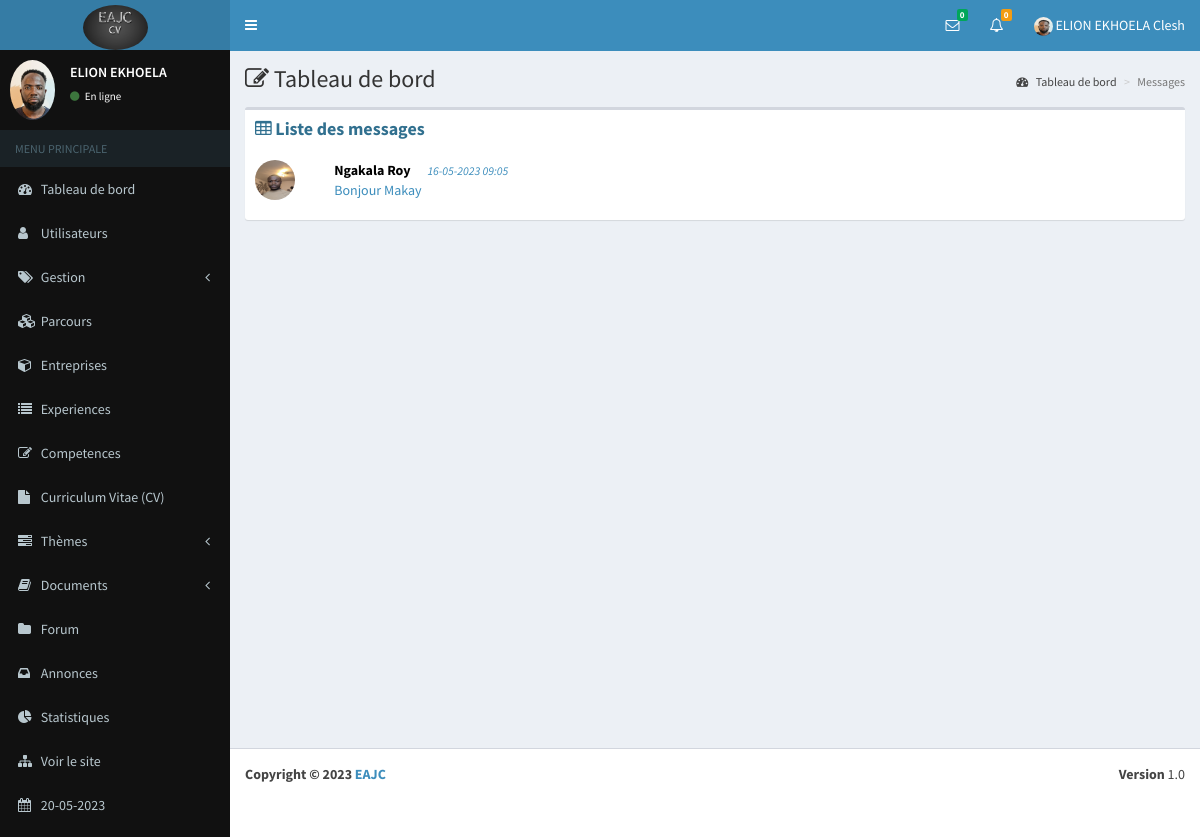
/eab/messages (signed in), run on the app's committed database.
### eab/models.py (models this page shows, shortened)
class Parametre(models.Model):
    appname=models.CharField(max_length=100)
    appeditor=models.CharField(max_length=200)
    phone=models.CharField(max_length=200, null=True)
    email=models.CharField(max_length=200, null=True)
    version=models.CharField(max_length=10, null=True)
    devise=models.CharField(max_length=10, null=True)
    COLORS=[
        ('primary','primary'),
        ('info','info'),
        ('success','success'),
        ('danger','danger'),
        ('secondary','secondary'),
        ('dark','dark'),
    ]
    theme=models.CharField(max_length=200, null=True, choices=COLORS)
    logo=models.ImageField(upload_to="media", null=True, blank=True)
    width_logo=models.CharField(max_length=3, null=True)
    height_logo=models.TextField(max_length=3, null=True)

class Profile(models.Model):
    user=models.OneToOneField(User, on_delete=models.CASCADE)
    phone=models.CharField(max_length=100)
    address=models.TextField()
    photo=models.ImageField(upload_to="media", null=True, blank=True)
    SEX=[
        ('Masculin','Masculin'),
        ('Feminin','Feminin')
    ]
    gender=models.CharField(max_length=100, null=True, choices=SEX)
    droitmes=models.BooleanField(default=False, null=True)
    status=models.BooleanField(default=False, null=True)
    apropos=models.TextField(null=True)
    profession=models.CharField(max_length=50, null=True)
    VARIABLE=[
        ('Visible','Visible'),
        ('Invisible','Invisible')
    ]
    vform=models.CharField(max_length=100, null=True, choices=VARIABLE, default="Visible")
    vep=models.CharField(max_length=100, null=True, choices=VARIABLE)
    vcomp=models.CharField(max_length=100, null=True, choices=VARIABLE)
    vaform=models.CharField(max_length=100, null=True, choices=VARIABLE)
    priority=models.BooleanField(null=True,default=False)

class Contact(models.Model):
    name=models.CharField(max_length=100)
    email=models.EmailField()
    subject=models.TextField()
    message=models.TextField(null=True)
    datecontact=models.DateTimeField(null=True, blank=True, auto_now_add=True)
    statut=models.IntegerField(null=True)
    codes=models.CharField(max_length=300, null=True)
    status=models.IntegerField(null=True)
    statutdel=models.IntegerField(null=True, default=0)

### eab/views.py (the view, shortened to what this page needs)
# urls.py: path("messages", messag, name="contact/messages"),
@login_required(login_url='connection/login')
def messag(request):
    date=datetime.datetime.now()
    liste_contacts=Contact.objects.filter(statut=0, status=1)
    for contact in liste_contacts:
        diccode=eval(contact.codes)
        if diccode["user1"]==request.user.id:
            cont=contact
            cont.statut=1
            cont.save()
    contacts=Contact.objects.filter(status=1).order_by("-id")
    tabMessage=[]
    tabIdUser=[]
    for contact in contacts:
        if contact.statut==1:
            diccod=eval(contact.codes)
        if contact.statut==0:
            diccod=eval(contact.codes)
            if diccod["user2"]==request.user.id:
                if contact.statutdel == 0 or contact.statutdel == 2:
                    dic={}
                    try:
                        user=User.objects.get(id=diccod["user1"])
                    except:
                        user=None
                    if user is not None:
                        dic["id"]=user.id
                        dic["user"]=user
                        dic["message"]=contact.message
                        dic["datecontact"]=contact.datecontact
                        dic["statut"]=contact.statut
                        dic["status"]=0
                        tabIdUser.append(user.id)
                        tabMessage.append(dic)
    tab=[]
    for i in tabIdUser:
        if i not in tab:
            tab.append(i)
    dic={}
    for i in tab:
        nombre=0
        for k in tabIdUser:
            if i==k:
                nombre=nombre+1
        dic[i]=nombre
    tabMessages=[]
    tabs=[]
    for i,v in dic.items():
        for cont in tabMessage:
            if cont["id"]==i:
                if i not in tabs:
                    tabMessages.append(cont)
                    cont["nombre"]=v
                    tabs.append(i)
    liste_contacts=Contact.objects.filter(statut=2, status=1).order_by("-id")
    tabMessage2=[]
    tabIdUser2=[]
    for contact in liste_contacts:
        diccode=eval(contact.codes)
        if diccode["user1"]==request.user.id:
            if contact.statutdel == 0 or contact.statutdel == 1:
                dic={}
                try:
                    user=User.objects.get(id=diccode["user2"])
                except:
                    user=None
        if diccode["user2"]==request.user.id:
            if contact.statutdel == 0 or contact.statutdel == 2:
                dic={}
                try:
                    user=User.objects.get(id=diccode["user1"])
                except:
                    user=None
    tab2=[]
    for i in tabIdUser2:
        if i not in tab2:
            tab2.append(i)
    tb=[]
    for mes in tabMessages:
        tb.append(mes["id"])
    tab0=[]
    for k in tab2:
        if k not in tb:
           tab0.append(k)
    tabMessages2=[]
    tabs2=[]
    for i in tab0:
        for cont in tabMessage2:
            if cont["id"]==i:
                if i not in tabs2:
                    tabMessages2.append(cont)
                    tabs2.append(i)
    """tabMessageOrdonnee=[]
    for message in tabMessages:
        tabMessageOrdonnee.append(message)

    for message in tabMessages2:
        tabMessageOrdonnee.append(message)"""
    context={
        "contacts":tabMessages,
        "contacts2":tabMessages2,
        "countanswer":nbnew_answer(request),
        "count":nbnew_message(request),
        "users":new_message(request),
        "parametre":parametre(),
        "date":date
    }
    return render(request, "contact/messages.html", context)

### eab/views.py (called while the page is built, shortened)
def parametre():
    try:
        parametre=Parametre.objects.all()[0]
    except Exception as e:
        parametre=None
    if parametre == None :
        return redirect("maintenance")
    else:
        return parametre

def new_message( request):
    contacts=Contact.objects.filter(statut=0, status=1).order_by("-id")
    tabUsers=[]
    tabIdUser=[]
    for contact in contacts:
        diccode=eval(contact.codes)
    tab=[]
    for i in tabIdUser:
        if i not in tab:
            tab.append(i)
    dic={}
    for i in tab:
        nombre=0
        for k in tabIdUser:
            if i==k:
                nombre=nombre+1
        dic[i]=nombre
    tabMessages=[]
    tabs=[]
    return tabMessages

def nbnew_message(request):
    contacts=Contact.objects.filter(statut=0, status=1).order_by("-id")
    count=0
    for contact in contacts:
        diccode=eval(contact.codes)
        if int(diccode["user1"])==request.user.id:
            count=count+1
    return count

def nbnew_answer(request):
    questions=Question.objects.filter(user_id=request.user.id)
    number=0
    for question in questions:
        answers=Answer.objects.filter(question_id=question.id, status=0)
        for answer in answers:
            if answer.user_id != request.user.id:
                number+=1
    return number

### eab/templates/contact/messages.html (shortened to what this page needs)
{% extends 'global/base.html' %}
{% block content %}
{% load static %}
<div class="content-wrapper">
    <section class="content-header">
      <h1>
        <i class="fa fa-edit"></i> Tableau de bord
      </h1>
      <ol class="breadcrumb">
        <li><a href="{% url 'dashboard' %}"><i class="fa fa-dashboard"></i> Tableau de bord</a></li>
        <li class="active">Messages</li>
      </ol>
    </section>
    <section class="content">
      <div class="row">
        <div class="col-xs-12">
            <div class="box">
                <div class="box-header">
                  <h3 class="box-title text-info"><i class="fa fa-table"></i> <b>Liste des messages</b> </h3>
                </div>
                <div class="box-body">
                    <div class="text-black">
                        {% for contact in contacts %}
                        <a href="{% url 'contact/detmes' contact.id %}" style="text-decoration: none">
                        <div class="row">
                            <div class="col-md-1 col-xs-2">
                                {% if contact.user.profile.photo %}
                                    <img class="img-circle img-fluid" width="40px" height="40px" src="{{ contact.user.profile.photo.url }}">
                                {% else %}
                                    <img class="img-circle img-fluid" width="40px" height="40px" src="{% static 'dist/img/user.png' %}">
                                {% endif %}
                            </div>
                            <div class="col-md-11 col-xs-10">
                                    <span style=" color: black;"><b>{{ contact.user.last_name }} {{ contact.user.first_name }}</b></span>&nbsp;&nbsp;&nbsp;&nbsp;&nbsp;&nbsp;<small align="right"><i>{{ contact.datecontact|date:"d-m-Y h:m" }}</i></small>
                                    {% if contact.statut == 0 %}
                                    <p> {{ contact.message|truncatewords:20 }}</p>
                                    {% endif %}
                            </div>
                        </div>
                        </a>
                        {% endfor %}
                    </div>
                </div>
            </div>
        </div>
    </section>
</div>
{% endblock %}

### eab/templates/global/navbar.html (shortened to what this page needs)
{% load static %}
<header class="main-header">
    <a href="{% url 'dashboard' %}" class="logo">
        {% if parametre.logo %}
        <img class="img-circle" src="{{ parametre.logo.url }}" width="{{ parametre.width_logo }}" height="{{ parametre.height_logo }}" alt="EAJC">
        {% else %}
        <h3><b>EAJC</b></h3>
        {% endif %}
    </a>
    <nav class="navbar navbar-static-top" role="navigation">
      <a href="#" class="sidebar-toggle" data-toggle="offcanvas" role="button">
      </a>
      <div class="navbar-custom-menu">
        <ul class="nav navbar-nav">
          <li class="dropdown messages-menu">
            <a href="#" class="dropdown-toggle" data-toggle="dropdown">
              <i class="fa fa-envelope-o"></i>
              <span class="label label-success">{{ count }}</span>
            </a>
          </li>
          <li class="dropdown notifications-menu">
            <a href="#" class="dropdown-toggle" data-toggle="dropdown">
              <i class="fa fa-bell-o"></i>
              <span class="label label-warning">{{ countanswer }}</span>
            </a>
          </li>
          <li class="dropdown user user-menu">
            <a href="#" class="dropdown-toggle" data-toggle="dropdown">
                {% if request.user.profile.photo %}
                <img class="img-circle" width="19" height="19" src="{{ request.user.profile.photo.url }}" alt="...">
                {% else %}
                <img class="img-circle" width="19" height="19" src="{% static 'dist/img/user.png' %}" alt="...">
                {% endif %}
              <span class="hidden-xs">{{ user.last_name }} {{ user.first_name }}</span>
            </a>
          </li>
        </ul>
      </div>
    </nav>
  </header>

### eab/templates/global/_nav.html (shortened to what this page needs)
{% load static %}
<aside class="main-sidebar bg-black">
    <section class="sidebar">
      <div class="user-panel">
        <div class="pull-left image">
            {% if request.user.profile.photo %}
            <img class="img-circle" src="{{ request.user.profile.photo.url }}" alt="...">
            {% else %}
            <img class="img-circle" width="60" height="50" src="{% static 'dist/img/user.png' %}" alt="...">
            {% endif %}
        </div>
        <div class="pull-left info">
          <p>{{ user.last_name }}</p>
          <a href="{% url 'users/profile' %}"><i class="fa fa-circle text-success"></i> En ligne</a>
        </div>
      </div>
      <ul class="sidebar-menu">
        <li class="header">MENU PRINCIPALE</li>
        <li><a href="{% url 'dashboard' %}"><i class="fa fa-dashboard"></i> <span>Tableau de bord</span></a></li>
        {% for group in request.user.groups.all %}
        {% if group.name == "admin" %}
        <li class="treeview">
          <a href="#">
            <i class="fa fa-user"></i>
            <span>Utilisateurs</span>
          </a>
        </li>
        <li class="treeview">
            <a href="#">
              <i class="fa fa-tags"></i> <span>Gestion</span>
              <i class="fa fa-angle-left pull-right"></i>
            </a>
        </li>
        <li><a href="{% url 'parcours/parcours' %}"><i class="fa fa-cubes"></i> Parcours</a></li>
        <li><a href="{% url 'entreprise/entreprises' %}"><i class="fa fa-cube"></i> <span>Entreprises</span></a></li>
        <li><a href="{% url 'experience/experiences' %}"><i class="fa fa-list"></i> <span>Experiences</span></a></li>
        <li><a href="{% url 'competence/competences' %}"><i class="fa fa-edit"></i> <span>Competences</span></a></li>
        <li><a href="{% url 'cv/recap' %}"><i class="fa fa-file"></i> <span>Curriculum Vitae (CV)</span></a></li>
        <li class="treeview">
          <a href="#">
            <i class="fa fa-tasks"></i> <span>Thèmes</span>
            <i class="fa fa-angle-left pull-right"></i>
          </a>
        </li>
        <li class="treeview">
          <a href="#">
            <i class="fa fa-book"></i> <span>Documents</span>
            <i class="fa fa-angle-left pull-right"></i>
          </a>
        </li>
        <li><a href="{% url 'question/questions' %}"><i class="fa fa-folder"></i> <span>Forum</span></a></li>
        <li><a href="{% url 'annonce/annonces' %}"><i class="fa fa-inbox"></i> <span>Annonces</span></a></li>
        <li><a href="{% url 'statistique' %}"><i class="fa fa-pie-chart"></i> <span>Statistiques</span></a></li>
        <li><a href="{% url 'home' %}"><i class="fa fa-sitemap"></i> <span>Voir le site</span></a></li>
        <li><a href=""><i class="fa fa-calendar"></i> <span>{{ date|date:"d-m-Y" }}</span></a></li>
        {% endif %}
        {% endfor %}
      </ul>
    </section>
  </aside>

### eab/templates/global/footeradmin.html
<footer class="main-footer">
    <div class="pull-right hidden-xs">
      <b>Version</b> {{parametre.version}}
    </div>
    <strong>Copyright &copy; 2023 <a href="">{{parametre.appname}}</a></strong>
</footer>

### data on the page
Parametre: logo (picture), version "1.0", appname "EAJC"

### other printed values
{{ count }} "0"
{{ countanswer }} "0"
{{ user.last_name }} "ELION EKHOELA"
{{ user.first_name }} "Clesh"
{{ date|date:"d-m-Y" }} "20-05-2023"
{{ contact.user.last_name }} "Ngakala"
{{ contact.user.first_name }} "Roy"
{{ contact.datecontact|date:"d-m-Y h:m" }} "16-05-2023 09:05"
{{ contact.message|truncatewords:20 }} "Bonjour Makay"
